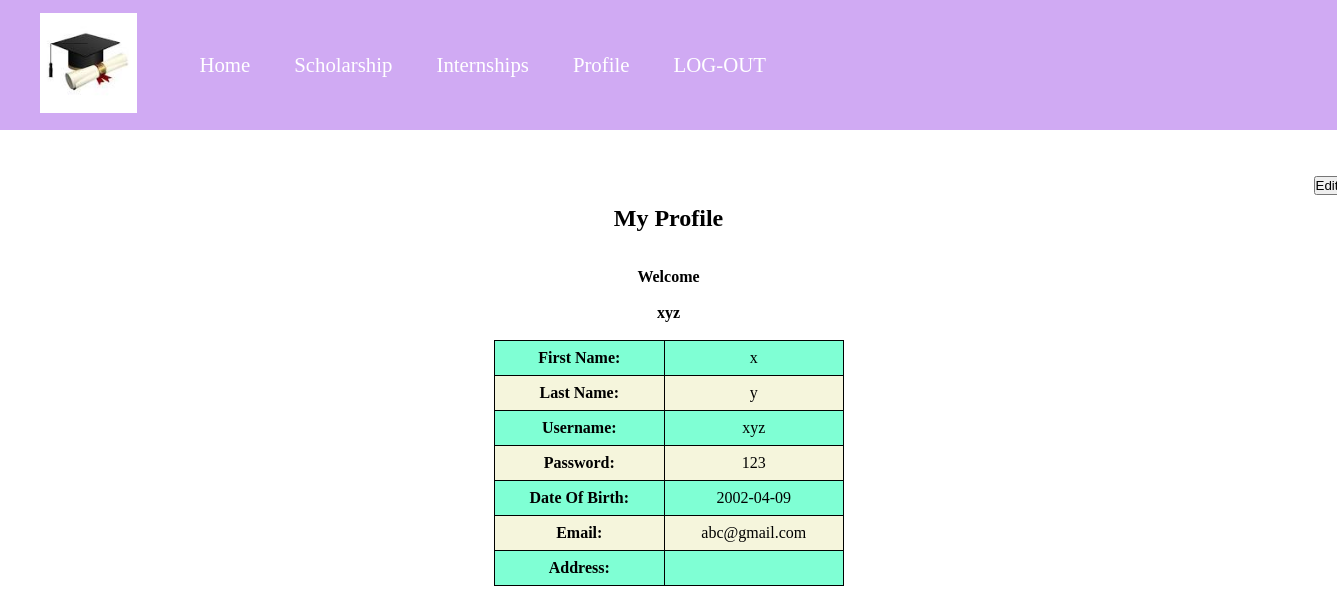
The page /user/profile.php (signed in) on the database its author committed.
### tables this page shows
CREATE TABLE `users` (
  `id` int(50) NOT NULL,
  `Firstname` varchar(50) NOT NULL,
  `Lastname` varchar(50) NOT NULL,
  `username` varchar(50) NOT NULL,
  `password` varchar(50) NOT NULL,
  `DOB` date NOT NULL,
  `email` varchar(50) NOT NULL,
  `Address` varchar(100) NOT NULL,
  `pic` varchar(100) NOT NULL
);

### user/profile.php (the view, shortened to what this page needs)
<?php
    include "connect.php";
?>
<!DOCTYPE html>
<html lang="en">
<head>
    <link rel="stylesheet" type="text/css" href="style.css">
</head>
<body style="background-color: white;">
<div class="wrapper">
		<header>
		<?php
		if (isset($_SESSION['login_user']))
		{
			?>
			<nav id="navbar">
                <div id="logo">
                    <img src="images/logo.png" alt="Scholarshipportal">
                </div>
				<ul>
                    <li class="item"><a href="dashboard.php">Home</a></li>
					<li class="item"><a href="scholarship.php">Scholarship</a></li>
                    <li class="item"><a href="internship.php">Internships</a></li>
                    <li class="item"><a href="profile.php">Profile</a></li>
					<li class="item"><a href="logout.php">LOG-OUT</a></li>
				</ul>
			</nav>
            <?php
          }
          ?>
		</header>
        <br><br>
        <div class="container">
    <form action="" method="post">
        <button class="btn btn-default" name="submit1" type="submit">Edit</button>
    </form>
</div>
<div class="content">
                <?php
            $q=mysqli_query($db,"SELECT * FROM users where username='$_SESSION[login_user]';");
        ?>
        <h2 style="text-align: center">My Profile</h2><br><br>
        <?php
              $row=mysqli_fetch_assoc($q);
        ?>
        <div style="text-align: center;"><b>Welcome</b><br><br>
            <h4>
                <?php
                    echo $_SESSION['login_user'];
                ?>
            </h4>
        </div><br>
        <?php
            echo "<table>";
                echo "<tr>";
                    echo "<td>";
                        echo "<b> First Name: </b>";
                    echo "</td>";
                    echo "<td>";
                        echo $row['Firstname'];
                    echo "</td>";
                echo "</tr>";
                echo "<tr>";
                    echo "<td>";
                        echo "<b> Last Name: </b>";
                    echo "</td>";
                    echo "<td>";
                        echo $row['Lastname'];
                    echo "</td>";
                echo "</tr>";
                echo "<tr>";
                    echo "<td>";
                        echo "<b> Username: </b>";
                    echo "</td>";
                    echo "<td>";
                        echo $row['username'];
                    echo "</td>";
                echo "</tr>";
                echo "<tr>";
                    echo "<td>";
                        echo "<b> Password: </b>";
                    echo "</td>";
                    echo "<td>";
                        echo $row['password'];
                    echo "</td>";
                echo "</tr>";
                echo "<tr>";
                    echo "<td>";
                        echo "<b> Date Of Birth: </b>";
                    echo "</td>";
                echo "<td>";
                        echo $row['DOB'];
                    echo "</td>";
                echo "</tr>";
                echo "<tr>";
                    echo "<td>";
                        echo "<b> Email: </b>";
                    echo "</td>";
                    echo "<td>";
                        echo $row['email'];
                    echo "</td>";
                echo "</tr>";
                echo "<tr>";
                    echo "<td>";
                        echo "<b> Address: </b>";
                    echo "</td>";
                echo "<td>";
                    echo "</td>";
                echo "</tr>";
            echo "</table>";
        ?>
    </div>
    </div>
    </body>
    </html>

### user/style.css (style rules this page uses)
* { margin: 0px; padding: 0px; }
* { box-sizing: border-box; }
#navbar { display: flex; align-items: center; }
#navbar { position: relative; }
#logo { margin: 10px 34px; }
#logo img { height: 100px; margin: 3px 6px; }
#navbar ul { display: flex; }
#navbar::before { content: ""; background-color: blueviolet; position: absolute; height: 100%; width: 100%; z-index: -1; opacity: 0.4; }
#navbar ul li { list-style: none; font-size: 1.3rem; }
#navbar ul li a { color: white; display: block; padding: 3px 22px; border-radius: 20px; text-decoration: none; }
.container { padding: 10px; margin: auto; width: 90%; height: 100%; }
table { font-family: 'Times New Roman', Times, serif; border-collapse:collapse; width: 100%; background-color: aquamarine; }
td,th { border: 1px solid black; text-align: center; padding: 8px; }
tr:nth-child(even) { background-color: beige; }

### user/profile.php (style rules this page uses)
.content { width: 350px; height: 520px; margin: 0 auto; color:black; }
.container { padding-left:1300px; }

### rows shown on the page
users: Firstname "x", Lastname "y", username "xyz", password "123", DOB "2002-04-09", email "abc@gmail.com"

### other values the page prints
$_SESSION['login_user'] "xyz"
